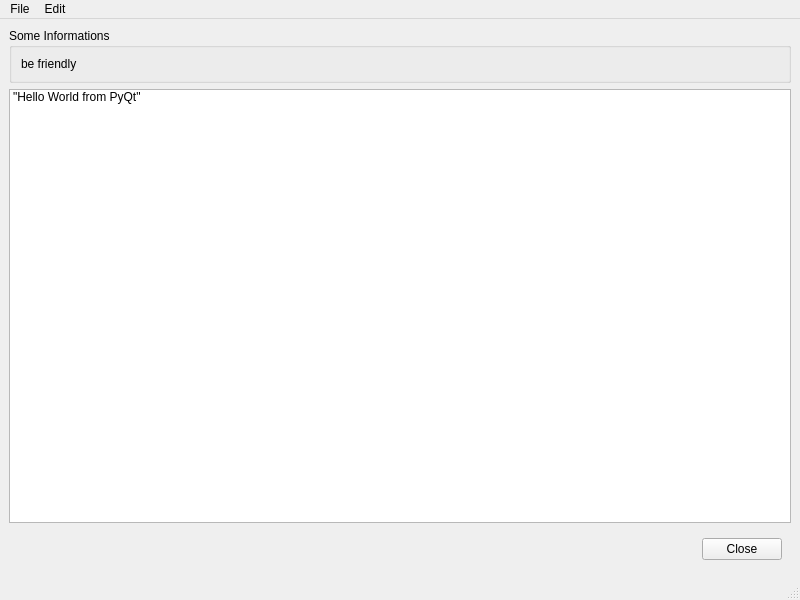
<?xml version="1.0" encoding="UTF-8"?>
<ui version="4.0">
 <class>MainWindow</class>
 <widget class="QMainWindow" name="MainWindow">
  <property name="geometry">
   <rect>
    <x>0</x>
    <y>0</y>
    <width>800</width>
    <height>600</height>
   </rect>
  </property>
  <property name="windowTitle">
   <string>MainWindow</string>
  </property>
  <widget class="QWidget" name="centralwidget">
   <layout class="QGridLayout" name="gridLayout">
    <item row="2" column="0">
     <widget class="QWidget" name="widget" native="true">
      <layout class="QHBoxLayout" name="horizontalLayout">
       <item>
        <spacer name="horizontalSpacer">
         <property name="orientation">
          <enum>Qt::Horizontal</enum>
         </property>
         <property name="sizeHint" stdset="0">
          <size>
           <width>40</width>
           <height>20</height>
          </size>
         </property>
        </spacer>
       </item>
       <item>
        <widget class="QPushButton" name="pushButton">
         <property name="text">
          <string>Close</string>
         </property>
        </widget>
       </item>
      </layout>
     </widget>
    </item>
    <item row="0" column="0">
     <widget class="QGroupBox" name="groupBox">
      <property name="title">
       <string>Some Informations</string>
      </property>
      <layout class="QHBoxLayout" name="horizontalLayout_2">
       <item>
        <widget class="QLabel" name="label">
         <property name="text">
          <string>be friendly</string>
         </property>
        </widget>
       </item>
      </layout>
     </widget>
    </item>
    <item row="1" column="0">
     <widget class="QListWidget" name="listWidget">
      <item>
       <property name="text">
        <string>&quot;Hello World from PyQt&quot;</string>
       </property>
      </item>
     </widget>
    </item>
   </layout>
  </widget>
  <widget class="QMenuBar" name="menubar">
   <property name="geometry">
    <rect>
     <x>0</x>
     <y>0</y>
     <width>800</width>
     <height>21</height>
    </rect>
   </property>
   <widget class="QMenu" name="menuFile">
    <property name="title">
     <string>File</string>
    </property>
    <addaction name="actionDatei_ffnen"/>
   </widget>
   <widget class="QMenu" name="menuEdit">
    <property name="title">
     <string>Edit</string>
    </property>
   </widget>
   <addaction name="menuFile"/>
   <addaction name="menuEdit"/>
  </widget>
  <widget class="QStatusBar" name="statusbar"/>
  <action name="actionDatei_ffnen">
   <property name="text">
    <string>Open File ...</string>
   </property>
  </action>
 </widget>
 <resources/>
 <connections/>
</ui>
